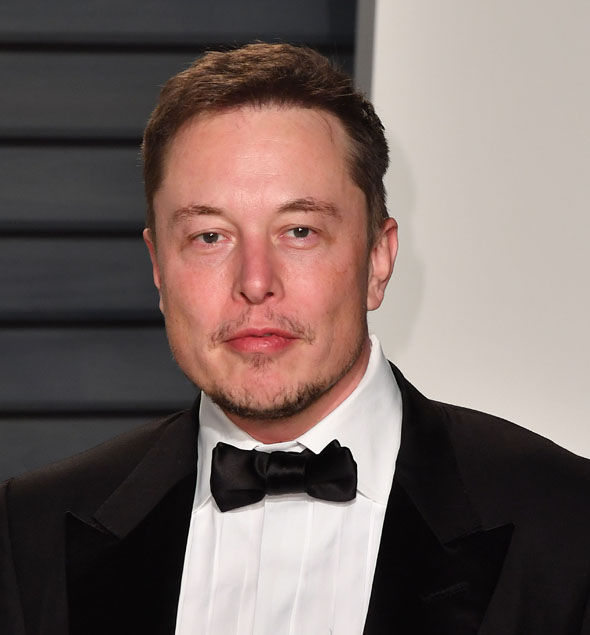
#> input picture Elon-musk-.jpg, 590 x 635 px, found by its file name
$ jupyter execute Image_to_Pencil_Sketch_with_Python.ipynb
#> lines starting #> are read from the running program, lines starting #| are printed output that depends on the picture
**LETS GROW MORE(LGM) VIP INTERNSHIP AUGUST-2021**

**Image to Pencil Sketch with Python**

BY KARTHIK SUNKARI

Interesting image filter effects, such as a pencil sketch or a cartoonizer effect, do not have to be very computationally involved to look good. In fact, in order to create a beautiful black-and-white pencil sketch effect, all you essentially need is some blurring and two image blending techniques called dodging and burning.

**Using OpenCV and Python, an RGB color image can be converted into a pencil sketch in four simple steps:**

[cell 1]
from google.colab.patches import cv2_imshow

[cell 2]
import cv2 # importing opencv library packages

[cell 3]
image=cv2.imread("/content/Elon-musk-.jpg")
#> image is the input picture: shape (635, 590, 3); mean B, G, R 99.6, 103.6, 119

[cell 4]
cv2_imshow(image) # Displaying the original image

[cell 5]
img_gray=cv2.cvtColor(image,cv2.COLOR_BGR2GRAY) # Original image ------>> Grayscale
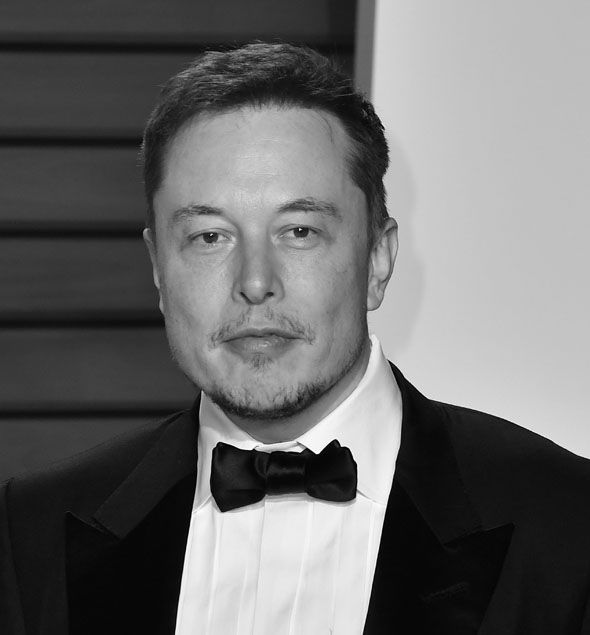
#> img_gray: shape (635, 590); min 0, max 255, mean 107.8

**STEP 1 Convert the RGB color image to grayscale**

[cell 6]
cv2_imshow(img_gray)# Displaying the grayscale  image

**STEP 2 Invert the grayscale image to get a negative**

[cell 7]
img_invert=cv2.bitwise_not(img_gray) # Grayscale ------>> Negative
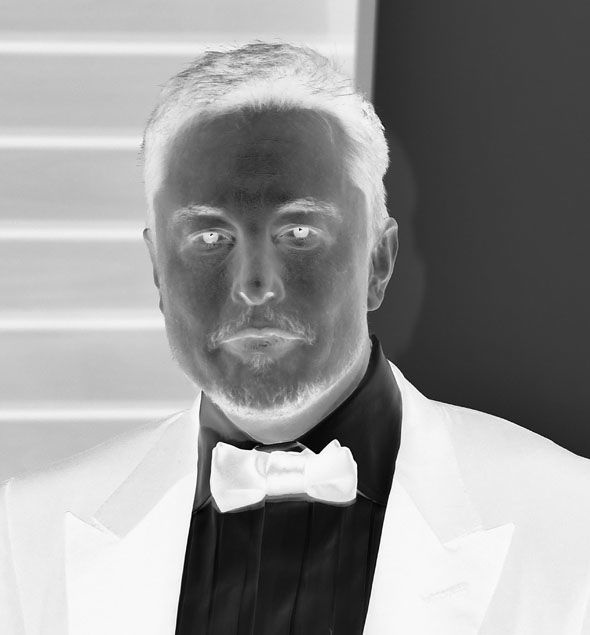
#> img_invert: shape (635, 590); min 0, max 255, mean 147.2

[cell 8]
cv2_imshow(img_invert) # Displaying the  Negative  image

**STEP 3 Apply a Gaussian blur to the negative from step 2**

[cell 9]
img_smooth=cv2.GaussianBlur(img_invert,(21,21),sigmaX=0,sigmaY=0) # Negative ------>> Blur image
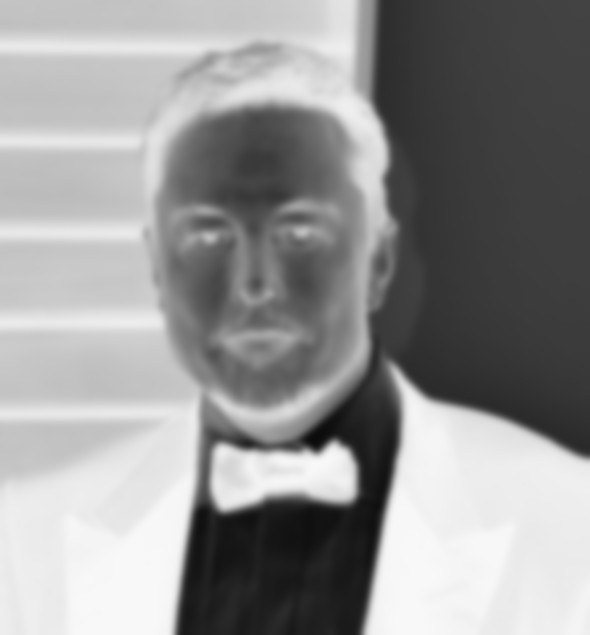
#> img_smooth: shape (635, 590); min 11, max 248, mean 147.2

[cell 10]
cv2_imshow(img_smooth) # Displaying the  blur image

**STEP 4 Blend the grayscale image from step 1 with the blurred negative from step 3 using a color dodge**

[cell 11]
def dodgeV2(x,y):
  return cv2.divide(x,255-y,scale=256)
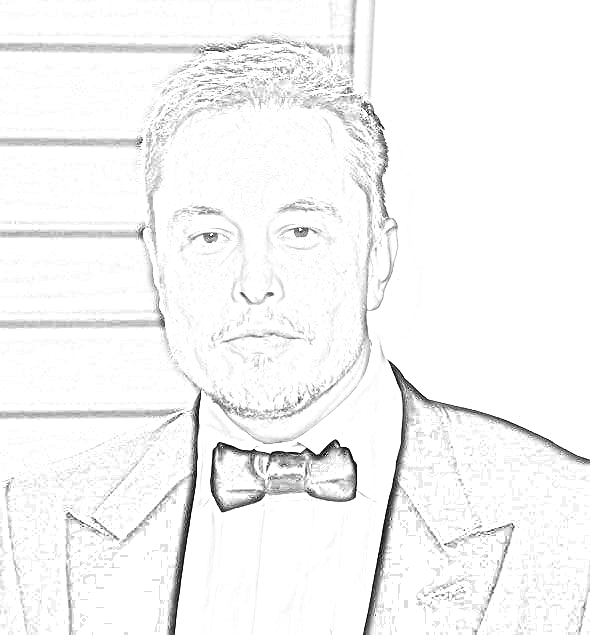
#> returned value: shape (635, 590); min 0, max 255, mean 245.7
